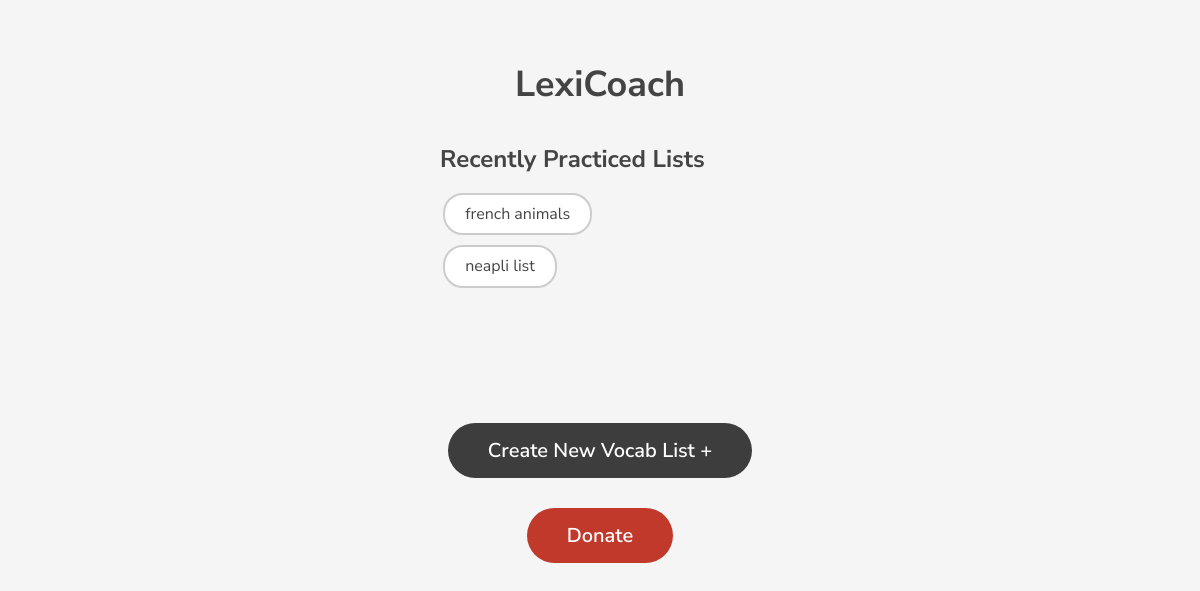
Before: / with the older database file.
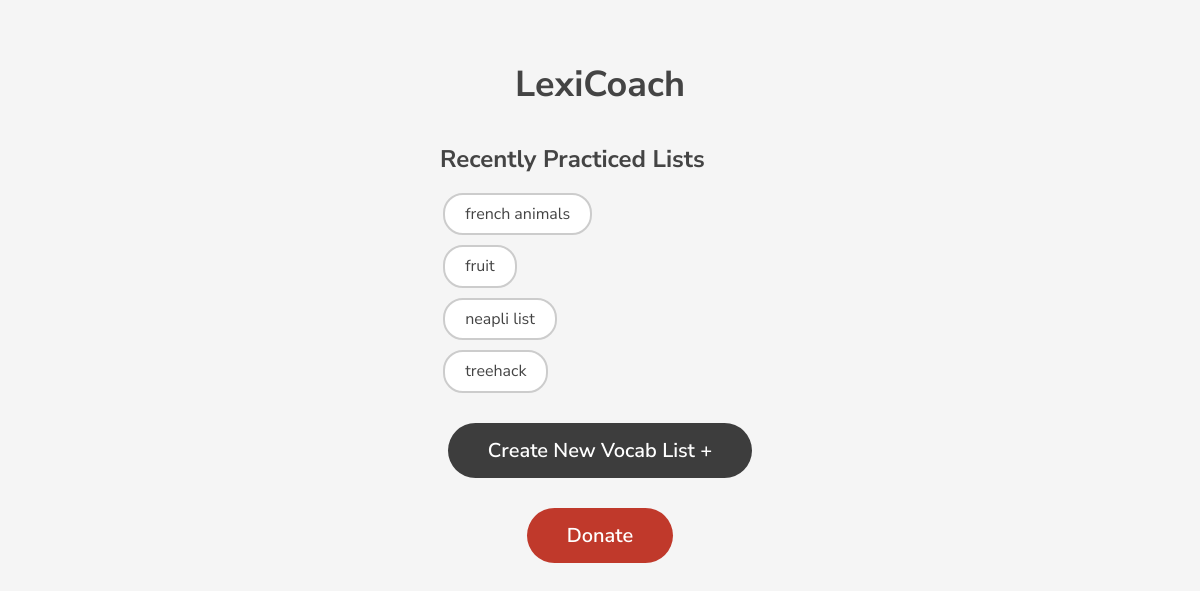
After: the same page with the newer database file.
### dbops.py (models this page shows)
class VocabList(db.Model):
    name = db.Column(db.String, unique=True, nullable=False, primary_key=True)
    language = db.Column(db.String, nullable=False)
    vocab = db.Column(db.UnicodeText, nullable=False)

### dbops.py (the view)
@app.route('/')
def home():
    all_lists = db.session.execute(db.select(VocabList.name)).scalars()
    return render_template('home.html',names=all_lists)

### templates/home.html (shortened to what this page needs)
<!DOCTYPE html>
<html>
<head>
	<link rel="stylesheet" href="https://cdnjs.cloudflare.com/ajax/libs/normalize/8.0.1/normalize.min.css" />
	<link rel="stylesheet" href="{{ url_for('static', filename='style.css') }}">
</head>
<body>
	<div class="container">
		<h1 class="title">LexiCoach</h1>
		<div class="recently-practiced">
			<h2 class="section-title">Recently Practiced Lists</h2>
			<div class="scroll-box">
			{% for i in names %}
				<button class="recent-btn" onclick="startPractice(this)">{{i}}</button>
		        {% endfor %}
			</div>
		</div>
		<button class="create-btn" onclick="goToVocabListWindow()">Create New Vocab List +</button>
		<button class="donate-btn" onclick="goToDonatePage()">Donate</button>
	</div>
</body>
</html>

### static/style.css (style rules this page uses)
body { background-color: #f5f5f5; font-family: 'Nunito Sans', sans-serif; font-size: 16px; color: #444; }
.container { max-width: 800px; margin: 0 auto; padding: 40px 20px; }
.title { font-size: 36px; font-weight: 700; margin-bottom: 40px; text-align: center; }
.section-title { font-size: 24px; font-weight: 700; margin-bottom: 20px; margin-left: 30%; }
.scroll-box { overflow-y: scroll; white-space: nowrap; margin-bottom: 30px; height: 200px; width: 80%; }
.recent-btn { display: block; background-color: #fff; border: 2px solid #ccc; margin-left: 38%; color: #444; padding: 10px 20px; margin-bottom: 10px; border-radius: 20px; font-size: 16px; cursor: pointer; }
.recent-btn:last-child { margin-right: 0; }
.create-btn { display: block; background-color: #3d3d3d; color: #fff; padding: 16px 40px; border-radius: 30px; font-size: 20px; font-weight: 600; margin: 0 auto 30px; border: none; cursor: pointer; }
.donate-btn { display: block; background-color: #c0392b; color: #fff; padding: 16px 40px; border-radius: 30px; font-size: 20px; font-weight: 600; margin: 0 auto; border: none; cursor: pointer; }

Changed rows visible on the page:
added VocabList: name "fruit"
added VocabList: name "treehack"
